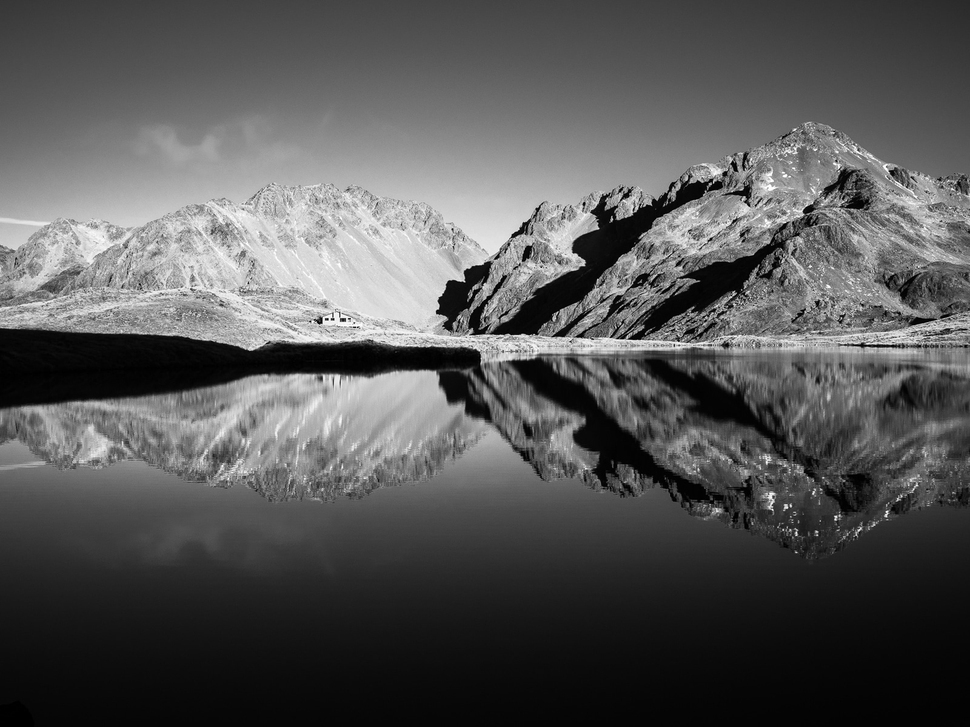
#> input picture lab_4/images/image_2_grayscale.png, 970 x 727 px, shrunk from 1600 x 1200 before the run
$ jupyter execute --allow-errors lab_4.ipynb
#> lines starting #> are read from the running program, lines starting #| are printed output that depends on the picture
# Task 1: Histogram equalization

[cell 1]
import os

import cv2
import numpy as np
import matplotlib.pyplot as plt
from matplotlib.pyplot import title

[cell 2]
IMAGES_FOLDER = os.path.join(".", "images")

[cell 3]
def get_grayscale_image_histogram(image):
    return np.array(cv2.calcHist([image], [0], None, [256], [0, 256]))

[cell 4]
def plot_grayscale_image(image, title):
    plt.imshow(image, cmap="gray")
    plt.title(os.path.basename(title))
    plt.axis("off")
    plt.show()

[cell 5]
def plot_grayscale_histogram(hist, title):
    plt.figure(figsize=(8, 4))
    plt.plot(hist, color="black")
    plt.title(title)
    plt.xlabel("Pixel intensity")
    plt.ylabel("Frequency")
    plt.xlim([0, 255])
    plt.grid(True, linestyle="--", alpha=0.5)
    plt.show()

[cell 6]
def show_grayscale_equalization_hist_comparison(image, title, hist_equalization_fn):
    equalized_image = hist_equalization_fn(image)

    hist_original = get_grayscale_image_histogram(image)
    hist_equalized = get_grayscale_image_histogram(equalized_image)

    fig, axes = plt.subplots(2, 2, figsize=(12, 8))

    fig.suptitle(title, fontsize=14)

    axes[0, 0].imshow(image, cmap="gray")
    axes[0, 0].set_title("Original Image")
    axes[0, 0].axis("off")

    axes[0, 1].plot(hist_original, color="black")
    axes[0, 1].set_title("Original histogram")

    axes[1, 0].imshow(equalized_image, cmap="gray")
    axes[1, 0].set_title("Equalized image")
    axes[1, 0].axis("off")

    axes[1, 1].plot(hist_equalized, color="black")
    axes[1, 1].set_title("Equalized Histogram")

    plt.tight_layout()
    plt.show()

### Histogram equalization

[cell 7]
image = cv2.imread(os.path.join(IMAGES_FOLDER, "image_1_grayscale.png"), cv2.IMREAD_GRAYSCALE)
#> (the rest of this cell did not finish here and is left out)

[cell 8]
image = cv2.imread(os.path.join(IMAGES_FOLDER, "image_2_grayscale.png"), cv2.IMREAD_GRAYSCALE)
#> image is the input picture: shape (727, 970); min 0, max 255, mean 86.5
show_grayscale_equalization_hist_comparison(image, title="Histogram equalization for image 2", hist_equalization_fn=cv2.equalizeHist)
#> call 2 of show_grayscale_equalization_hist_comparison, with title = 'Histogram equalization for image 2'
#> in show_grayscale_equalization_hist_comparison (call 2), `equalized_image = hist_equalization_fn(image)`:
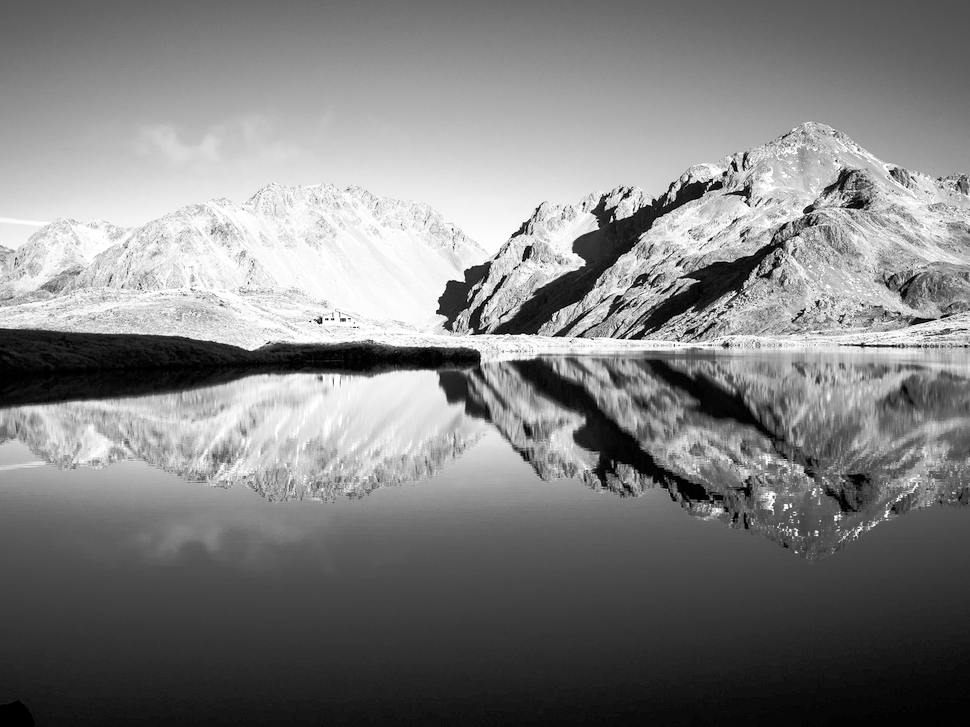
#> equalized_image: shape (727, 970); min 0, max 255, mean 128.1
#> in show_grayscale_equalization_hist_comparison (call 2), `hist_original = get_grayscale_image_histogram(image)`: hist_original = 256 values, max 14300 at index 6, min 21 at index 254, mean 2754.6
#> in show_grayscale_equalization_hist_comparison (call 2), `hist_equalized = get_grayscale_image_histogram(equalized_image)`: hist_equalized = 256 values, max 14300 at index 16, min 0 at index 2, mean 2754.6

[cell 9]
image = cv2.imread(os.path.join(IMAGES_FOLDER, "image_3_grayscale.png"), cv2.IMREAD_GRAYSCALE)
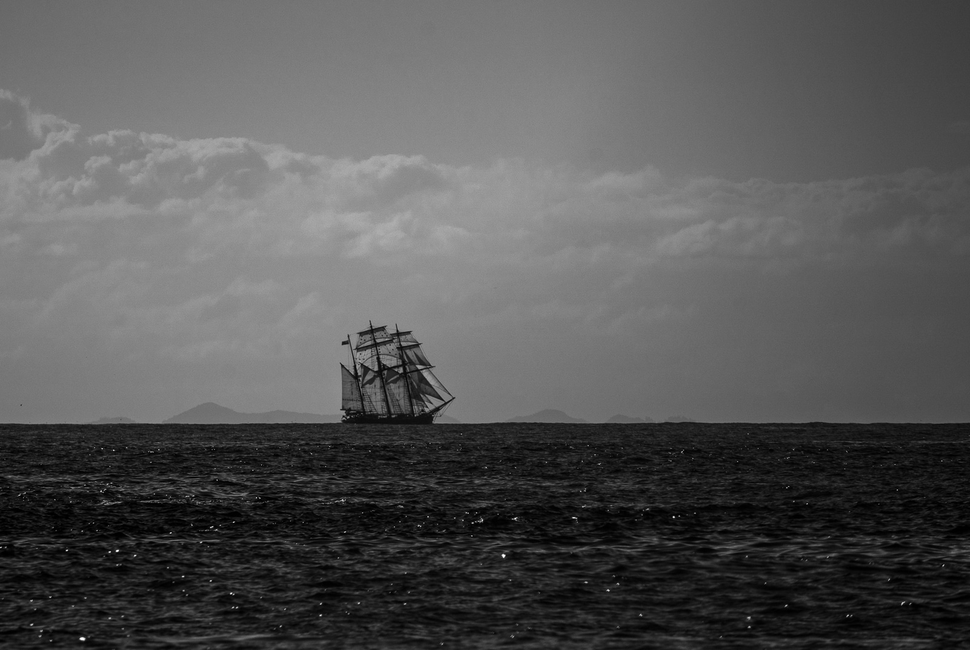
#> input picture lab_4/images/image_3_grayscale.png, 970 x 650 px, shrunk from 1600 x 1072 before the run
#> image is the input picture: shape (650, 970); min 0, max 255, mean 86.1
show_grayscale_equalization_hist_comparison(image, title="Histogram equalization for image 3", hist_equalization_fn=cv2.equalizeHist)
#> call 3 of show_grayscale_equalization_hist_comparison, with title = 'Histogram equalization for image 3'
#> in show_grayscale_equalization_hist_comparison (call 3), `equalized_image = hist_equalization_fn(image)`:
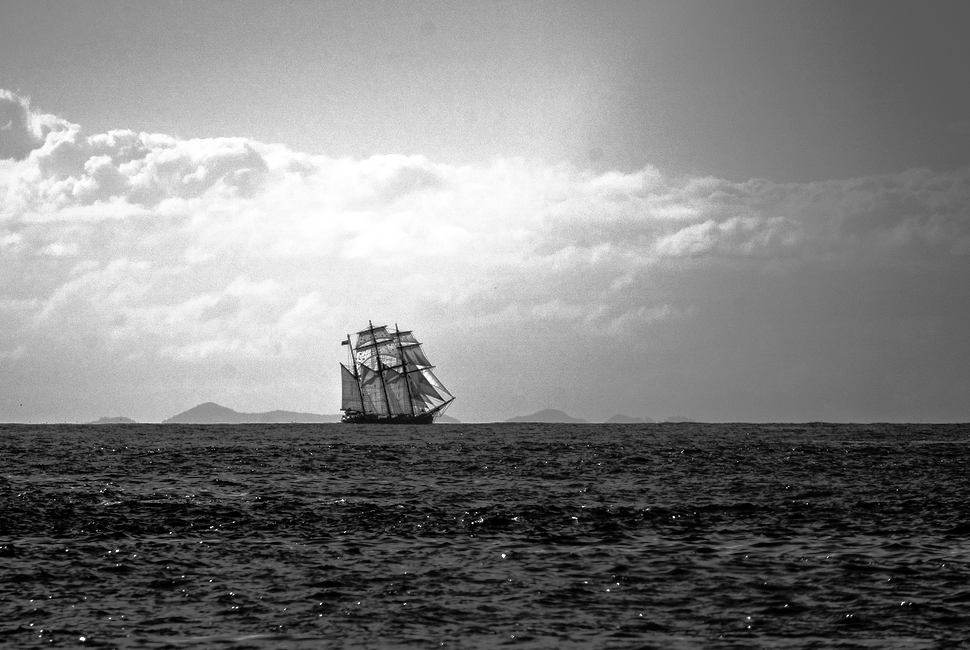
#> equalized_image: shape (650, 970); min 0, max 255, mean 128.4
#> in show_grayscale_equalization_hist_comparison (call 3), `hist_original = get_grayscale_image_histogram(image)`: hist_original = 256 values, max 8401 at index 136, min 0 at index 185, mean 2462.9
#> in show_grayscale_equalization_hist_comparison (call 3), `hist_equalized = get_grayscale_image_histogram(equalized_image)`: hist_equalized = 256 values, max 8401 at index 219, min 0 at index 8, mean 2462.9

### CLAHE algorithm

[cell 10]
def clahe_grayscale(image, clip_limit=2.0, tileGridSize=(8, 8)):
    clahe = cv2.createCLAHE(clipLimit=clip_limit, tileGridSize=tileGridSize)

    return clahe.apply(image)

[cell 11]
image = cv2.imread(os.path.join(IMAGES_FOLDER, "image_1_grayscale.png"), cv2.IMREAD_GRAYSCALE)
#> (the rest of this cell did not finish here and is left out)

[cell 12]
image = cv2.imread(os.path.join(IMAGES_FOLDER, "image_2_grayscale.png"), cv2.IMREAD_GRAYSCALE)
show_grayscale_equalization_hist_comparison(
    image,
    title="CLAHE for image 2",
    hist_equalization_fn=lambda img: clahe_grayscale(img, clip_limit=2.0, tileGridSize=(8, 8))
)
#> call 2 of clahe_grayscale, with clip_limit = 2, tileGridSize = (8, 8)
#> in clahe_grayscale (call 2), `return clahe.apply(image)`:
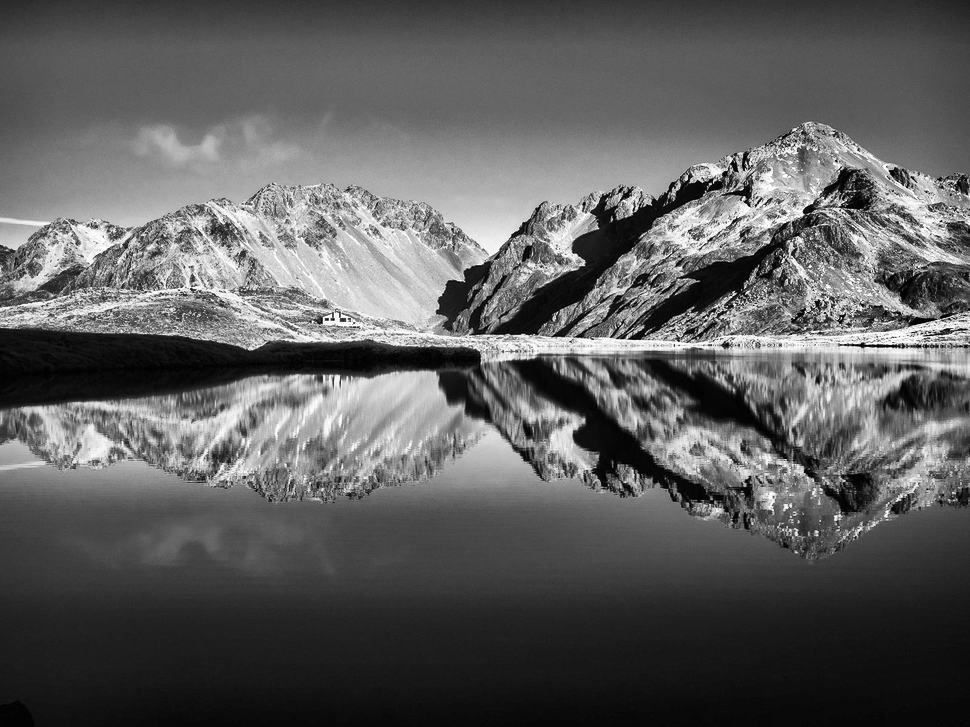
#> returned value: shape (727, 970); min 0, max 255, mean 94.4
#> in show_grayscale_equalization_hist_comparison (call 5), `hist_original = get_grayscale_image_histogram(image)`: hist_original = 256 values, max 14300 at index 6, min 21 at index 254, mean 2754.6
#> in show_grayscale_equalization_hist_comparison (call 5), `hist_equalized = get_grayscale_image_histogram(equalized_image)`: hist_equalized = 256 values, max 7517 at index 14, min 12 at index 0, mean 2754.6
#> in show_grayscale_equalization_hist_comparison (call 5), `plt.show()`:
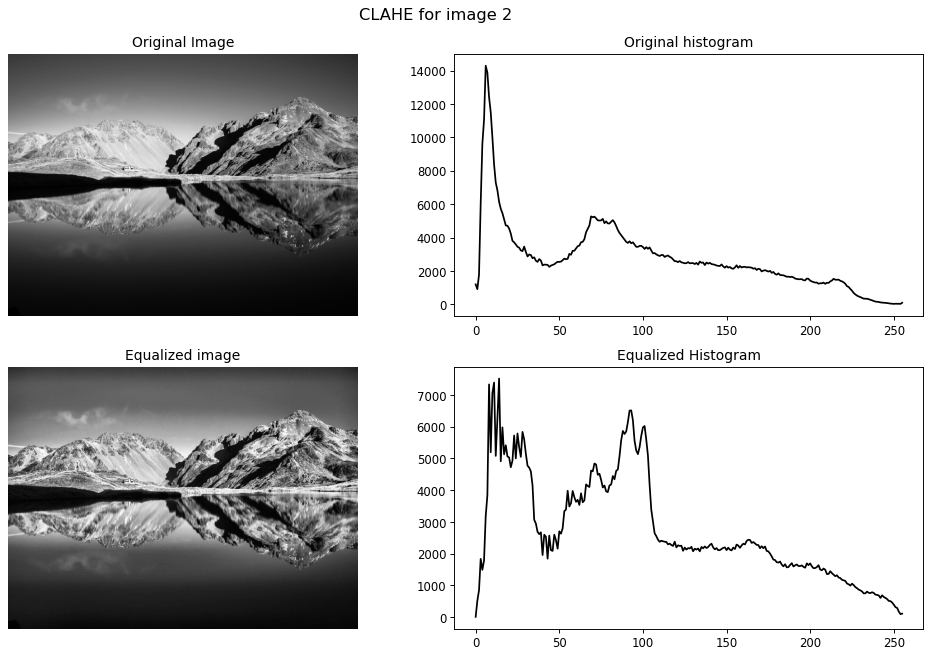
#> figure drawn by matplotlib, 4 panels; panel 2: curve peaks at x = 6, y = 14300; panel 4: curve peaks at x = 14, y = 7517

[cell 13]
image = cv2.imread(os.path.join(IMAGES_FOLDER, "image_3_grayscale.png"), cv2.IMREAD_GRAYSCALE)
show_grayscale_equalization_hist_comparison(
    image,
    title="CLAHE for image 3",
    hist_equalization_fn=lambda img: clahe_grayscale(img, clip_limit=2.0, tileGridSize=(8, 8))
)
#> call 3 of clahe_grayscale, with clip_limit = 2, tileGridSize = (8, 8)
#> in clahe_grayscale (call 3), `return clahe.apply(image)`:
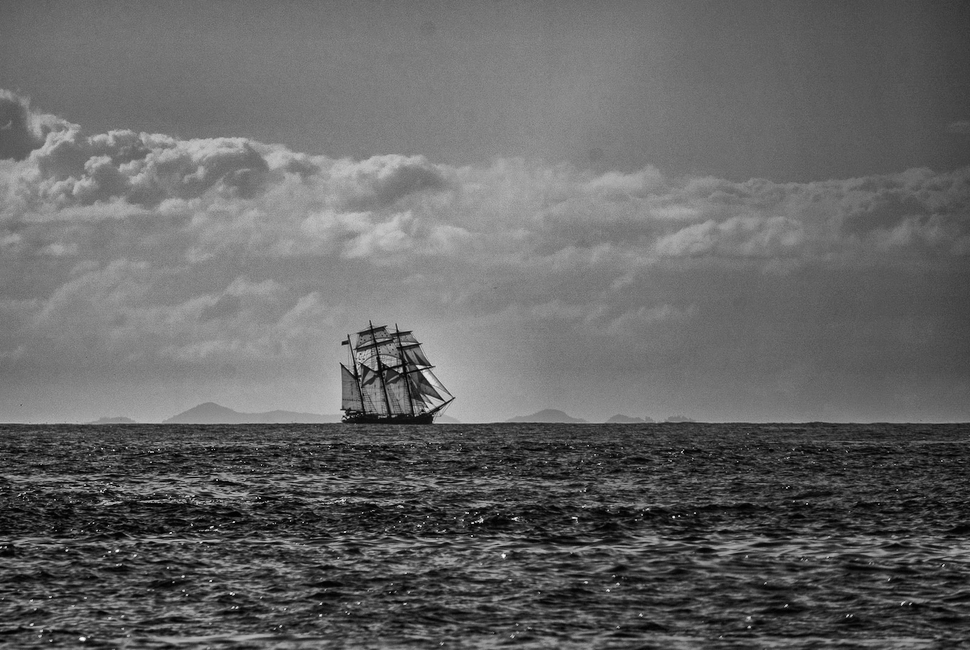
#> returned value: shape (650, 970); min 1, max 255, mean 101.6
#> in show_grayscale_equalization_hist_comparison (call 6), `hist_original = get_grayscale_image_histogram(image)`: hist_original = 256 values, max 8401 at index 136, min 0 at index 185, mean 2462.9
#> in show_grayscale_equalization_hist_comparison (call 6), `hist_equalized = get_grayscale_image_histogram(equalized_image)`: hist_equalized = 256 values, max 8232 at index 120, min 0 at index 0, mean 2462.9
#> in show_grayscale_equalization_hist_comparison (call 6), `plt.show()`:
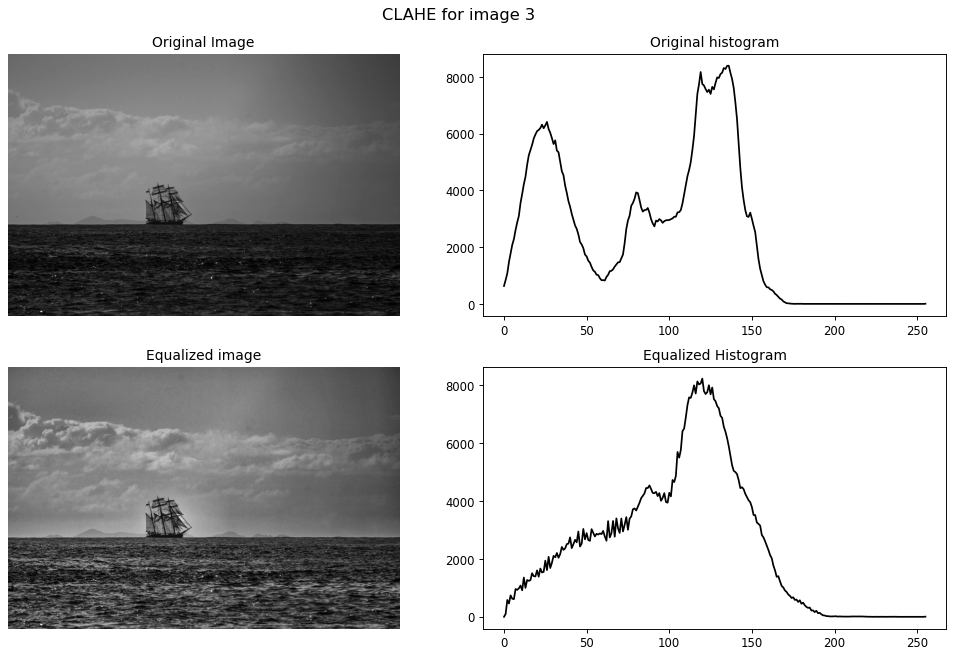
#> figure drawn by matplotlib, 4 panels; panel 2: curve peaks at x = 136, y = 8401; panel 4: curve peaks at x = 120, y = 8232
